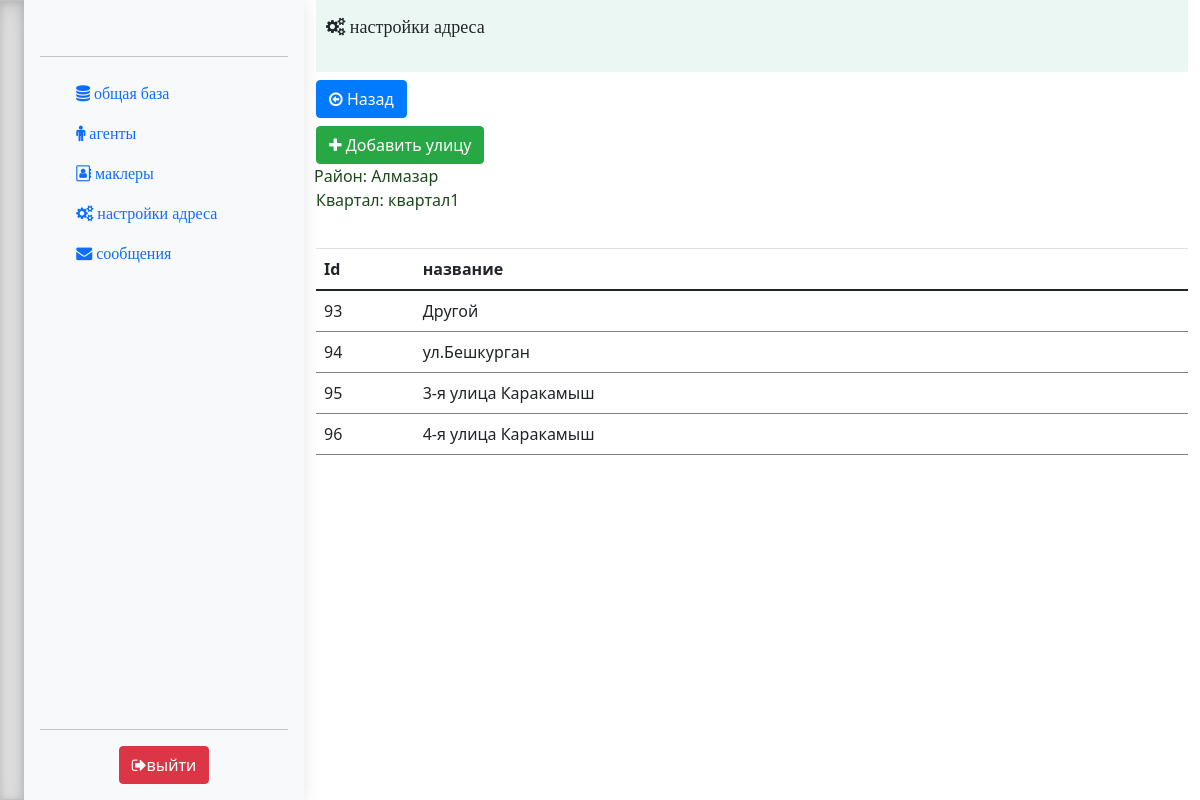
/street.php?id_quarter=61&&id_region=42&&name_region=Алмазар&&name_quarter=квартал1 (signed in), run on the app's committed database.
### tables this page shows
CREATE TABLE IF NOT EXISTS `streets` (
  `id` int(50) NOT NULL,
  `name_street` varchar(50) NOT NULL,
  `id_region` int(50) NOT NULL,
  `id_quarter` int(50) NOT NULL
);

### street.php (the view, shortened to what this page needs)
<?php
include('settings.php');
include('bot_lib.php');
if(isset($_GET['id_region'])){
    $id_region = $_GET['id_region'];
}
if(isset($_GET['id_quarter'])){
    $id_quarter = $_GET['id_quarter'];
}
if(isset($_GET['name_region'])){
  $name_region = $_GET['name_region'];
}
if(isset($_GET['name_quarter'])){
  $name_quarter = $_GET['name_quarter'];
}
?>
<!doctype html>
<html lang="en">
  <?php include 'partSite/header.php'; ?>
  <body>
  <main>
  <?php include 'partSite/leftSite.php'; ?>
   <div class="container" style="overflow-x: auto;">
    <div style="width: 100%; height: 9%; background-color: #Eaf7f2;">
          <span style="position: relative;display: inline-block;font-size: 18px;padding: 13px 0 0 10px;border-left-width: 10px;">
          <i class="fa fa-cogs" aria-hidden="true">
                настройки адреса
                </i>
          </span><br>
        </div>
    <div>
                <a href="quarters.php?id_region=<?=$id_region?>&&name_region=<?=$name_region?>">
                  <button class="mt-2 btn btn-primary">
                  <i class="fa fa-arrow-circle-o-left" aria-hidden="true"></i>
                      Назад
                  </button>
                </a>
        </div>
    <div>
        <a href="https://gstrategy.galaxytest.xyz/add_street.php?id_region=<?=$id_region?>&&id_quarter=<?=$id_quarter?>&&name_quarter=<?=$name_quarter?>&&name_region=<?=$name_region?>">
          <button class="mt-2 btn btn-success">
          <i class="fa fa-plus" aria-hidden="true"></i>
            Добавить улицу
          </button>
        </a>
    </div>
    <div>
      <span style="position: relative; margin: 0px 0px 0px -2px;font-size: 16px;color: #1d491d;">
      Район: <?php if (isset($name_region) && isset($name_quarter)) {echo $name_region.'<br>Квартал: '.$name_quarter;}?>
      </span>
    </div>
    <?php
        $query = "SELECT * FROM streets WHERE id_region='$id_region' AND id_quarter= '$id_quarter'";
        $rs_result = mysqli_query ($connect, $query);
    ?>
        <table class="table">
          <thead>
            <tr>
              <th style="width:6%">Id</th>
              <th style="width:47%">название</th>
            </tr>
          </thead>
          <tbody>
    <?php
            while ($row = mysqli_fetch_array($rs_result)) {
            ?>
            <tr>
            <td><?php echo $row["id"]; ?></td>
            <td><?php echo $row["name_street"]; ?></td>
            </tr>
            <?php
                };
            ?>
          </tbody>
        </table>
</div>
  </main>
  </body>
</html>

### css/sidebars.css (style rules this page uses)
body { min-height: 100vh; min-height: -webkit-fill-available; }
html { height: -webkit-fill-available; }
main { display: flex; flex-wrap: nowrap; height: 100vh; height: -webkit-fill-available; max-height: 100vh; overflow-x: auto; overflow-y: hidden; }

### css/style.css (style rules this page uses)
a:link { text-decoration: none; }

### data on the page
streets: id "93", name_street "Другой"
streets: id "94", name_street "ул.Бешкурган"
streets: id "95", name_street "3-я улица Каракамыш"
streets: id "96", name_street "4-я улица Каракамыш"

### other printed values
$name_region "Алмазар"
$name_quarter "квартал1"
